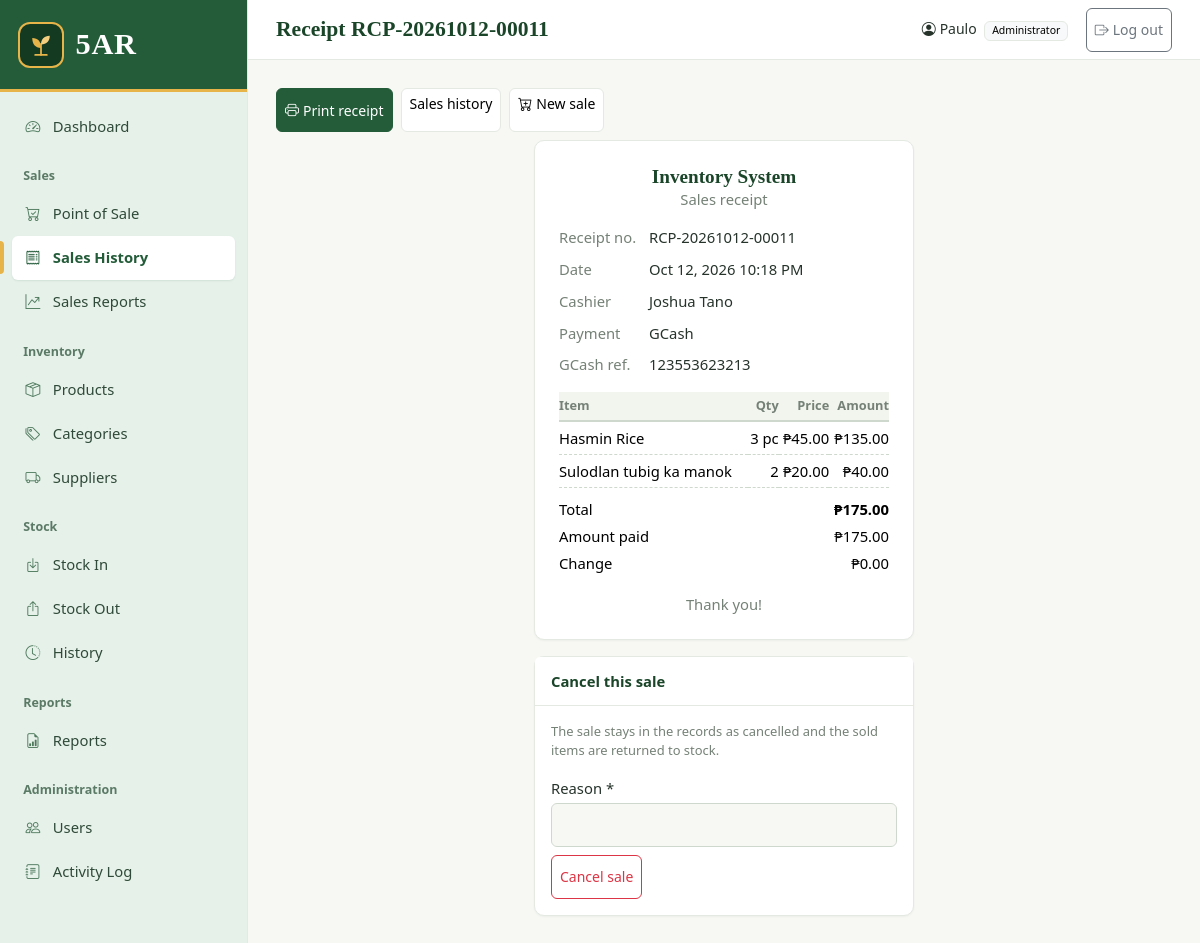
/sales/receipt.php?id=11 (signed in), run on the app's committed database.
### tables this page shows
CREATE TABLE `sales` (
  `id` int(10) UNSIGNED NOT NULL,
  `receipt_number` varchar(30) NOT NULL,
  `checkout_token` char(32) NOT NULL,
  `total_amount` decimal(12,2) NOT NULL,
  `amount_paid` decimal(12,2) NOT NULL,
  `payment_method` varchar(10) NOT NULL DEFAULT 'cash',
  `payment_reference` varchar(50) DEFAULT NULL,
  `change_amount` decimal(12,2) NOT NULL DEFAULT 0.00,
  `status` enum('completed','cancelled') NOT NULL DEFAULT 'completed',
  `created_by` int(10) UNSIGNED DEFAULT NULL,
  `created_at` datetime NOT NULL DEFAULT current_timestamp(),
  `cancelled_by` int(10) UNSIGNED DEFAULT NULL,
  `cancelled_at` datetime DEFAULT NULL,
  `cancel_reason` varchar(255) DEFAULT NULL
);

CREATE TABLE `users` (
  `id` int(10) UNSIGNED NOT NULL,
  `full_name` varchar(100) NOT NULL,
  `username` varchar(30) NOT NULL,
  `password_hash` varchar(255) NOT NULL,
  `role` enum('admin','staff') NOT NULL DEFAULT 'staff',
  `is_active` tinyint(1) NOT NULL DEFAULT 1,
  `last_login` datetime DEFAULT NULL,
  `created_at` datetime NOT NULL DEFAULT current_timestamp()
);

CREATE TABLE `sale_items` (
  `id` int(10) UNSIGNED NOT NULL,
  `sale_id` int(10) UNSIGNED NOT NULL,
  `product_id` int(10) UNSIGNED NOT NULL,
  `product_name` varchar(150) NOT NULL,
  `quantity` decimal(12,3) NOT NULL,
  `unit_price` decimal(10,2) NOT NULL,
  `line_total` decimal(12,2) NOT NULL,
  `unit_name` varchar(30) DEFAULT NULL,
  `unit_qty` decimal(12,3) DEFAULT NULL,
  `unit_conversion` decimal(14,4) DEFAULT NULL
);

### includes/auth.php (called while the page is built, shortened)
<?php
require_once __DIR__ . '/../config/database.php';
require_once __DIR__ . '/functions.php';
function is_admin(): bool
{
    return ($_SESSION['role'] ?? '') === 'admin';
}

### sales/receipt.php (the view, shortened to what this page needs)
<?php
require_once __DIR__ . '/../includes/auth.php';
$id = (int) ($_GET['id'] ?? 0);
$sale = $id > 0 ? db_row(
    $conn,
    'SELECT s.*, u.full_name AS cashier, c.full_name AS canceller
     FROM sales s
     LEFT JOIN users u ON u.id = s.created_by
     LEFT JOIN users c ON c.id = s.cancelled_by
     WHERE s.id = ?',
    'i',
    [$id]
) : null;
$items = db_all(
    $conn,
    'SELECT product_name, quantity, unit_name, unit_qty, unit_price, line_total FROM sale_items WHERE sale_id = ? ORDER BY id',
    'i',
    [$id]
);
$void = ($sale['status'] === 'cancelled');
$isGcash = (($sale['payment_method'] ?? 'cash') === 'gcash');
$pageActions = '<button type="button" class="btn btn-primary btn-sm" data-print><i class="bi bi-printer me-1"></i>Print receipt</button>'
    . ' <a href="' . e(url('sales/history.php')) . '" class="btn btn-light border btn-sm">Sales history</a>'
    . ' <a href="' . e(url('sales/pos.php')) . '" class="btn btn-light border btn-sm"><i class="bi bi-cart-plus me-1"></i>New sale</a>';
include __DIR__ . '/../includes/header.php';
?>
<link href="<?= e(url('assets/css/sales.css')) ?>" rel="stylesheet">
<div class="receipt-wrap mx-auto">
    <div class="card receipt">
        <div class="card-body">
            <div class="text-center mb-3">
                <h2 class="receipt-store"><?= e(APP_NAME) ?></h2>
                <div class="text-muted">Sales receipt</div>
            </div>
            <dl class="detail-list mb-3" style="grid-template-columns: 90px 1fr;">
                <dt>Receipt no.</dt>
                <dd><?= e($sale['receipt_number']) ?></dd>
                <dt>Date</dt>
                <dd><?= e(format_datetime($sale['created_at'])) ?></dd>
                <dt>Cashier</dt>
                <dd><?= e($sale['cashier'] ?? '—') ?></dd>
                <dt>Payment</dt>
                <dd><?= $isGcash ? 'GCash' : 'Cash' ?></dd>
                <?php if ($isGcash && !empty($sale['payment_reference'])): ?>
                    <dt>GCash ref.</dt>
                    <dd><?= e($sale['payment_reference']) ?></dd>
                <?php endif; ?>
            </dl>
            <table class="table table-borderless receipt-lines mb-2">
                <thead>
                    <tr>
                        <th>Item</th>
                        <th class="text-end">Qty</th>
                        <th class="text-end">Price</th>
                        <th class="text-end">Amount</th>
                    </tr>
                </thead>
                <tbody>
                    <?php foreach ($items as $it): ?>
                        <tr>
                            <td><?= e($it['product_name']) ?></td>
                            <td class="text-end"><?= $it['unit_name'] !== null
                                ? e(fmt_qty($it['unit_qty']) . ' ' . $it['unit_name'])
                                : e(fmt_qty($it['quantity'])) ?></td>
                            <td class="text-end"><?= e(money($it['unit_price'])) ?></td>
                            <td class="text-end"><?= e(money($it['line_total'])) ?></td>
                        </tr>
                    <?php endforeach; ?>
                </tbody>
            </table>
            <table class="table table-borderless receipt-totals mb-0">
                <tr>
                    <td>Total</td>
                    <td class="text-end fw-semibold"><?= e(money($sale['total_amount'])) ?></td>
                </tr>
                <tr>
                    <td>Amount paid</td>
                    <td class="text-end"><?= e(money($sale['amount_paid'])) ?></td>
                </tr>
                <tr>
                    <td>Change</td>
                    <td class="text-end"><?= e(money($sale['change_amount'])) ?></td>
                </tr>
            </table>
            <?php if ($void): ?>
                <div class="small text-muted mt-3">
                    Cancelled <?= e(format_datetime($sale['cancelled_at'])) ?> by <?= e($sale['canceller'] ?? '—') ?>.
                    Reason: <?= e($sale['cancel_reason'] ?? '') ?>
                </div>
            <?php else: ?>
                <div class="text-center text-muted mt-3">Thank you!</div>
            <?php endif; ?>
        </div>
    </div>
    <?php if (is_admin() && !$void): ?>
        <div class="card mt-3 no-print">
            <div class="card-header">Cancel this sale</div>
            <div class="card-body">
                <p class="small text-muted">The sale stays in the records as cancelled and the sold items are returned to
                    stock.</p>
                <form method="post" action="<?= e(url('sales/cancel_sale.php')) ?>" class="js-confirm"
                    data-confirm="Cancel this sale and return the items to stock? This cannot be undone.">
                    <label for="reason" class="form-label">Reason *</label>
                    <input type="text" class="form-control mb-2" id="reason" name="reason" maxlength="255" required>
                    <button type="submit" class="btn btn-outline-danger btn-sm">Cancel sale</button>
                </form>
            </div>
        </div>
    <?php endif; ?>
</div>
<?php include __DIR__ . '/../includes/footer.php'; ?>

### assets/css/style.css (style rules this page uses)
:root { --forest: #245c3a; --forest-dark: #1a4529; --forest-deep: #153a22; --leaf: #3d8b50; --leaf-dark: #2f7141; --gold: #e7b44a; --gold-dark: #b8872a; --gold-soft: #fbf1d8; --bg: #f7f8f4; --surface: #ffffff; --surface-alt: #f2f5ee; --border: #e4e9e2; --border-strong: #cfd8cd; --text: #26332b; --muted: #758176; --side-text: #cfe0d3; --side-muted: #8fae98; --success: #2f7141; --warning: #8a5d00; --danger: #a63d3d; --navy: var(--forest); --navy-dark: var(--forest-dark); --navy-text: var(--side-text); --navy-muted: var(--side-muted); --accent: var(--forest); --accent-dark: var(--forest-dark); --radius: 6px; --radius-lg: 10px; --shadow-sm: 0 1px 2px rgba(38, 51, 43, 0.05); --shadow-md: 0 6px 20px rgba(21, 58, 34, 0.22); --sidebar-width: 248px; --topbar-height: 60px; --touch: 2.75rem; --font-display: Georgia, "Iowan Old Style", "Palatino Linotype", serif; --bs-body-bg: var(--bg); --bs-body-color: var(--text); --bs-border-color: var(--border); --bs-secondary-color: var(--muted); --bs-primary-rgb: 36, 92, 58; --bs-success-rgb: 47, 113, 65; --bs-warning-rgb: 231, 180, 74; --bs-danger-rgb: 166, 61, 61; --bs-link-color-rgb: 36, 92, 58; --bs-success-bg-subtle: #e4f1e7; --bs-success-border-subtle: #b8d8c0; --bs-success-text-emphasis: #1f5230; --bs-warning-bg-subtle: #fbf1d8; --bs-warning-border-subtle: #f0d697; --bs-warning-text-emphasis: #7a5200; --bs-danger-bg-subtle: #f8e6e6; --bs-danger-border-subtle: #e6bcbc; --bs-danger-text-emphasis: #7d2d2d; --bs-info-bg-subtle: #e6f0ea; --bs-info-border-subtle: #c3d9ca; --bs-info-text-emphasis: #245c3a; }
*, *::before, *::after { box-sizing: border-box; }
html { -webkit-text-size-adjust: 100%; }
body { background: var(--bg); color: var(--text); font-family: "Segoe UI", system-ui, -apple-system, Roboto, "Helvetica Neue", Arial, sans-serif; font-size: 0.925rem; line-height: 1.5; }
a { color: var(--forest); text-decoration: none; }
.page-actions .btn { flex: 1 1 auto; }
@media (min-width: 576px) { .page-actions .btn { flex: 0 0 auto; } }
.card { background: var(--surface); border: 1px solid var(--border); border-radius: var(--radius-lg); box-shadow: var(--shadow-sm); }
.card-header { background: var(--surface); font-weight: 600; color: var(--forest-dark); border-bottom: 1px solid var(--border); padding: 0.8rem 1rem; border-radius: var(--radius-lg) var(--radius-lg) 0 0; }
.card-body { padding: 1rem; }
.btn { min-height: var(--touch); border-radius: var(--radius); font-weight: 500; }
.btn-sm { min-width: var(--touch); }
.btn-primary { --bs-btn-color: #fff; --bs-btn-bg: var(--forest); --bs-btn-border-color: var(--forest); --bs-btn-hover-color: #fff; --bs-btn-hover-bg: var(--forest-dark); --bs-btn-hover-border-color: var(--forest-dark); --bs-btn-active-color: #fff; --bs-btn-active-bg: var(--forest-deep); --bs-btn-active-border-color: var(--forest-deep); --bs-btn-disabled-bg: var(--forest); --bs-btn-disabled-border-color: var(--forest); --bs-btn-focus-shadow-rgb: 61, 139, 80; }
.btn-light { --bs-btn-bg: var(--surface); --bs-btn-border-color: var(--border-strong); --bs-btn-hover-bg: var(--surface-alt); --bs-btn-hover-border-color: var(--border-strong); }
.form-control, .form-select, .form-control-sm, .form-select-sm { min-height: var(--touch); border-radius: var(--radius); border-color: var(--border-strong); font-size: 1rem; }
.form-label { font-weight: 500; margin-bottom: 0.25rem; }
.table { --bs-table-bg: transparent; --bs-table-hover-bg: #f3f7f0; }
.table thead th { background: var(--surface-alt); color: var(--forest-dark); font-size: 0.8rem; font-weight: 600; border-bottom: 2px solid var(--border-strong); white-space: nowrap; }
.table td, .table th { padding: 0.7rem 0.85rem; }
.table td.text-end, .table th.text-end { font-variant-numeric: tabular-nums; }
.detail-list { display: grid; grid-template-columns: 1fr; row-gap: 0; margin: 0; }
.detail-list dt { color: var(--muted); font-weight: 500; }
.detail-list dd { margin: 0 0 0.6rem; overflow-wrap: anywhere; }
@media (min-width: 576px) { .detail-list { grid-template-columns: 140px 1fr; row-gap: 0.6rem; } }
@media (min-width: 576px) { .detail-list dd { margin-bottom: 0; } }

### data on the page
sales: receipt_number "RCP-20261012-00011", created_at "Oct 12, 2026 10:18 PM", created_by.full_name "Joshua Tano", payment_reference "123553623213", total_amount "₱175.00", amount_paid "₱175.00", change_amount "₱0.00"
sale_items: product_name "Hasmin Rice", unit_qty+unit_name "3 pc", unit_price "₱45.00", line_total "₱135.00"
sale_items: product_name "Sulodlan tubig ka manok", quantity "2", unit_price "₱20.00", line_total "₱40.00"

### other printed values
BRAND_SHORT "5AR"
$label "Dashboard Point of Sale Sales History Sales Reports Products Categories Suppliers Stock In Stock Out History Reports Users Activity Log"
$_SESSION['full_name'] "Paulo"
APP_NAME "Inventory System"
